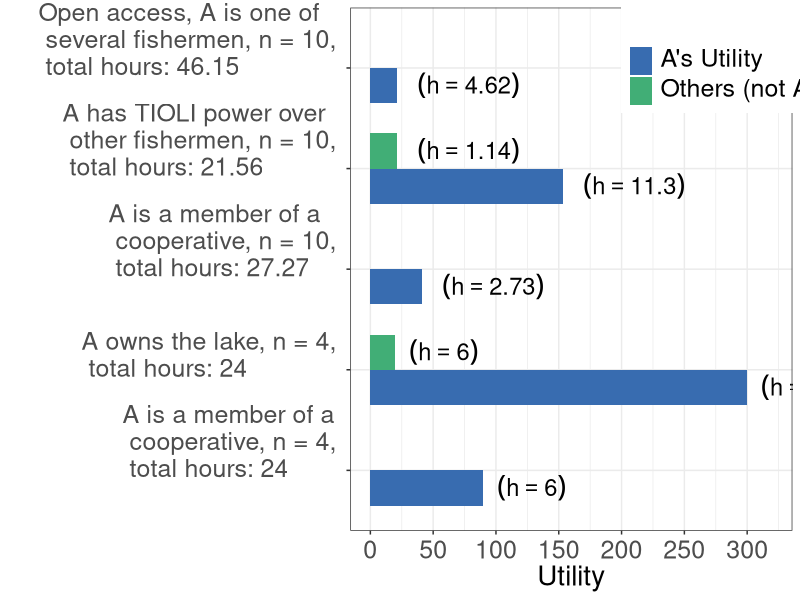
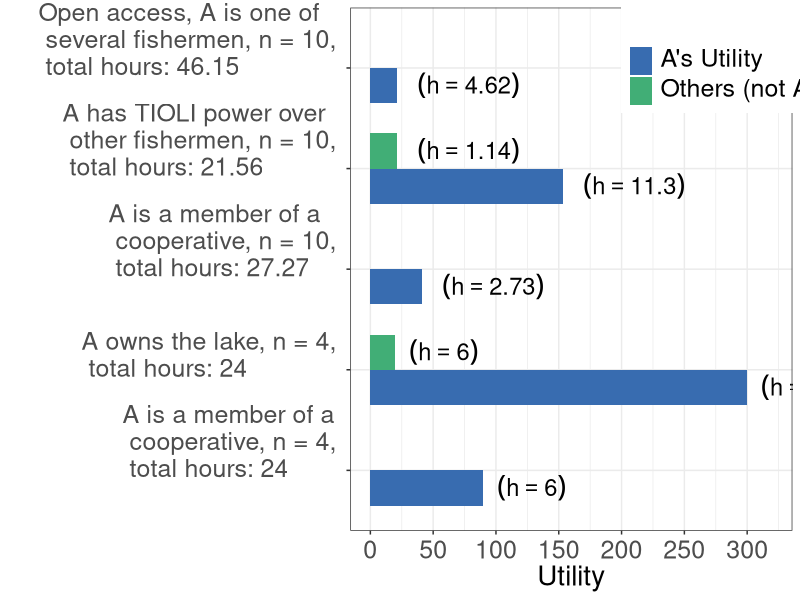

Generate these figures, in order, with R:
library(tidyverse)

#data for the figure 
x <- c("Nash Equilibrium","TIOLI power" ,"Impartial Spectator10","Impartial Spectator4", "Private Ownership","Nash Equilibrium","TIOLI power" ,"Impartial Spectator10","Impartial Spectator4", "Private Ownership")
y1 <- c(21.3,153.2,40.91,90,300, NA,21.3,NA,NA,20)
y2 <- c(4.62,11.30,2.73,6,6,NA,1.14,NA,NA,6)
y3 <- c("a","a","a","a","a","b","b","b","b","b")

df <- tibble(x, y1, y2, y3)

df$x <- factor(df$x,levels = c("Impartial Spectator4","Private Ownership","Impartial Spectator10","TIOLI power", "Nash Equilibrium"))

labels2 <- c(expression(paste( (h == 4.62) )),expression(paste(h == 11.30)),expression(paste("h"==2.73)),expression(paste("h"==6)),expression(paste("h"==6)),NA,expression(paste("h"==1.14)),NA,NA,expression(paste("h"==6)))


#figure 
plot1 <- df %>% 
  ggplot(aes(x = x, y = y1)) +
  geom_bar(aes(group = y3, fill = y3), 
           width= 0.7,
           position = position_dodge(width = 0.7), 
           stat = "identity")  +
  scale_y_continuous(breaks = seq(0,300,50),
                     labels = seq(0,300,50),
                     limits = c(0,320)) +
  scale_x_discrete(labels=c("Nash Equilibrium" = expression(paste("Open access, A is one of \n several fishermen, n = 10, \n total hours: 46.15")), "TIOLI power" = expression(paste("A has TIOLI power over \n other fishermen, n = 10, \n total hours: 21.56")), "Impartial Spectator10" =expression(paste("A is a member of a \n cooperative, n = 10, \n total hours: 27.27")),
                            "Impartial Spectator4" = expression(paste("A is a member of a \n cooperative, n = 4, \n total hours: 24")), "Private Ownership" = expression(paste("A owns the lake, n = 4, \n total hours: 24")))) +
  scale_fill_manual(values=c("#386cb0","#41AE76"), 
                    name = "",
                    breaks = c("a","b"), 
                    labels = c(expression(paste("A's Utility")), expression(paste("Others (not A) "))))+
  #xlab("Point in the Edgeworth Box") + 
  theme_bw() +
  ylab("Utility") +
  xlab("") +
  theme(legend.position = c(0.85, 0.9),
        legend.text.align = 0,
        axis.title.y = element_text(size=20),
        axis.title.x = element_text(size = 20),
        axis.text.y = element_text(size = 18),
        #legend.title = element_text(size = 16),
        legend.text = element_text(size = 18),
        legend.title = element_text(size = 18),
        axis.text.x  = element_text(vjust = 0.5, size = 18)) + 
  geom_text(
    aes(x = x, y = y1, label = paste("(h ==",y2,")"), group = y3),
    hjust = -0.2, size = 6,
    position = position_dodge(width = 0.7),
    inherit.aes = TRUE,
    parse = TRUE) +
  coord_flip() 

plot1 



ggsave("coordination_failures/figureC.pdf", plot1, width = 12, height = 7)
